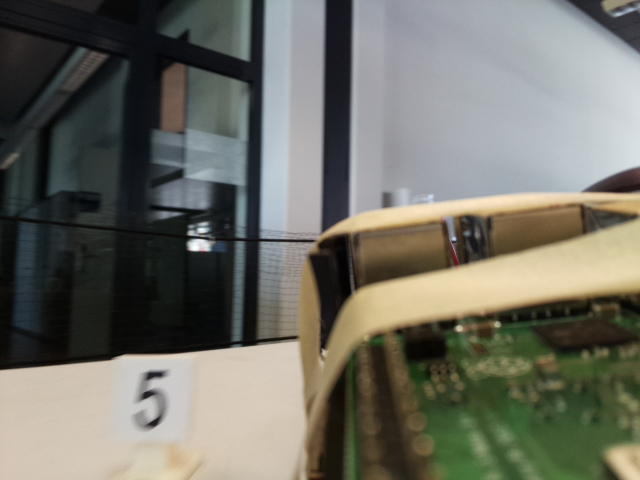
#> input picture Informatiker/Jupyter-Testskripts/images/test_run2/small/imageFromWeb_015.jpg, 640 x 480 px
$ jupyter execute detect_Signal_7_SharpeningKernel_Test-Run2_small_white.ipynb   (shell and % lines are left out)   (older library calls are emulated)
#> lines starting #> are read from the running program, lines starting #| are printed output that depends on the picture; after the words box and inside, x2 and y2 are one past the last pixel; in counts of white or black regions, pixels touching at a corner belong together
Idee:
Mit Hilfe verschiedener Kernels den Kontrast zwischen weissen Flächen zu erhöhen.

Ausgangssituation:
Wie bereits mit den schwarzen Signalen, konnte man auch hier mit den Sharpening-Kernels keine Verbesserung erreichen.

[cell 1]
import cv2
import numpy as np
import matplotlib.pyplot as plt

import matplotlib as mpl
# resolution of images in figure
mpl.rcParams['figure.dpi']= 200
# figure size in inches
mpl.rcParams["figure.figsize"] = [10,5]

img = cv2.imread('images/test_run2/small/imageFromWeb_015.jpg')
#> img is the input picture: shape (480, 640, 3); mean B, G, R 102.1, 111.4, 111.6
img = img[300:450,80:380]
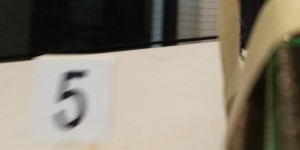
#> img: shape (150, 300, 3); mean B, G, R 113.3, 127.3, 135.2
hsv = cv2.cvtColor(img, cv2.COLOR_BGR2HSV)
#> hsv: shape (150, 300, 3); mean H, S, V 27.8, 51.8, 135.8
hsv_h,hsv_s,hsv_v = cv2.split(hsv)
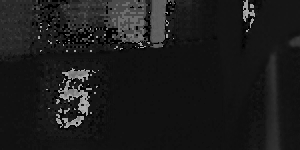
#> hsv_h: shape (150, 300); min 0, max 177, mean 27.8
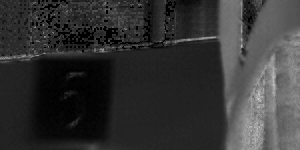
#> hsv_s: shape (150, 300); min 0, max 207, mean 51.8
height, width = hsv_v.shape
#> height = 150; width = 300
plt.imshow(hsv_v, cmap='gray')

[cell 2]
kernel = np.array([[1,1,1],[1,-7,1],[1,1,1]])
kernel1 = np.array([[0,-1,0],[-1,5,-1],[0,-1,0]])
kernel2 = np.array([[0,-1,0],[-1,9,-1],[0,-1,0]])
kernel3 = np.array([[-1,-1,-1],[-1,9,-1],[-1,-1,-1]])
kernel4 = np.array([[-1,-1,-1],[-1,12,-1],[-1,-1,-1]])
sharped = cv2.filter2D(hsv_v,-1,kernel)
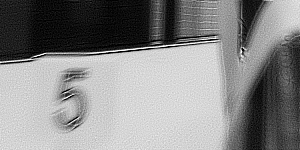
#> sharped: shape (150, 300); min 0, max 255, mean 136
sharped1 = cv2.filter2D(hsv_v,-1,kernel1)
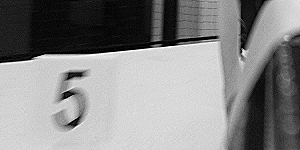
#> sharped1: shape (150, 300); min 0, max 255, mean 136
sharped2 = cv2.filter2D(hsv_v,-1,kernel2)
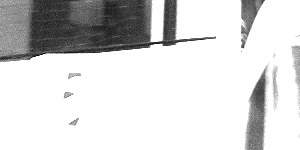
#> sharped2: shape (150, 300); min 0, max 255, mean 214.4
sharped3 = cv2.filter2D(hsv_v,-1,kernel3)
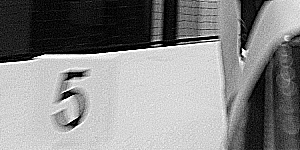
#> sharped3: shape (150, 300); min 0, max 255, mean 136.6
sharped4 = cv2.filter2D(hsv_v,-1,kernel4)
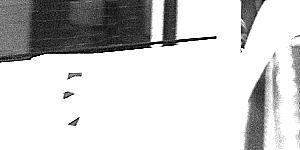
#> sharped4: shape (150, 300); min 0, max 255, mean 207
plt.subplot(5,1,1)
plt.imshow(sharped, cmap='gray')
plt.subplot(5,1,2)
plt.imshow(sharped1, cmap='gray')
plt.subplot(5,1,3)
plt.imshow(sharped2, cmap='gray')
plt.subplot(5,1,4)
plt.imshow(sharped3, cmap='gray')
plt.subplot(5,1,5)
plt.imshow(sharped4, cmap='gray')

[cell 3]
GAUSSIAN_SMOOTH_FILTER_SIZE = (5, 5)
ADAPTIVE_THRESH_BLOCK_SIZE = 11
ADAPTIVE_THRESH_WEIGHT = 7

imgBlurred = np.zeros((height, width, 1), np.uint8)

imgBlurred = cv2.GaussianBlur(sharped1, GAUSSIAN_SMOOTH_FILTER_SIZE, 0)
imgThresh = cv2.adaptiveThreshold(imgBlurred, 255, cv2.ADAPTIVE_THRESH_GAUSSIAN_C, cv2.THRESH_BINARY_INV, ADAPTIVE_THRESH_BLOCK_SIZE, ADAPTIVE_THRESH_WEIGHT)
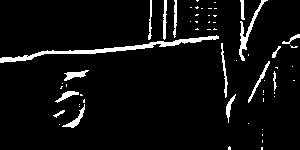
#> imgThresh: shape (150, 300); 5.7% white; 59 white regions (43 under 20 px)

plt.imshow(imgThresh, cmap='gray')

[cell 4]
# After finding edges we have to find contours
# Contour is a curve of points with no gaps in the curve
# It will help us to find location of shapes

# cv2.RETR_EXTERNAL is passed to find the outermost contours (because we want to outline the shapes)
# cv2.CHAIN_APPROX_SIMPLE is removing redundant points along a line
(_, cnts, _) = cv2.findContours(imgThresh, cv2.RETR_EXTERNAL, cv2.CHAIN_APPROX_SIMPLE)
#> cnts = 59 contours, 44 with area under 20; largest, box (x1, y1, x2, y2) and area: (0, 35, 219, 63) 675, (239, 0, 268, 61) 208, (64, 70, 89, 81) 100, (62, 104, 85, 128) 98, (248, 61, 270, 103) 82


'''
We are going to use contour approximation method to find vertices of
geometric shapes. The alogrithm  is also known as Ramer Douglas Peucker alogrithm.
In OpenCV it is implemented in cv2.approxPolyDP method.abs
detectShape() function below takes a contour as parameter and
then returns its shape
 '''


def detectShape(cnt):
    shape = 'unknown'
    # calculate perimeter using
    peri = cv2.arcLength(c, True)
    # apply contour approximation and store the result in vertices
    vertices = cv2.approxPolyDP(c, 0.04 * peri, True)

    # If the shape it triangle, it will have 3 vertices
    if len(vertices) == 3:
        shape = 'triangle'

    # if the shape has 4 vertices, it is either a square or
    # a rectangle
    elif len(vertices) == 4:
        # using the boundingRect method calculate the width and height
        # of enclosing rectange and then calculte aspect ratio

        x, y, width, height = cv2.boundingRect(vertices)
        aspectRatio = float(width) / height

        # a square will have an aspect ratio that is approximately
        # equal to one, otherwise, the shape is a rectangle
        if aspectRatio >= 0.95 and aspectRatio <= 1.05:
            shape = "square"
        else:
            shape = "rectangle"

    # if the shape is a pentagon, it will have 5 vertices
    elif len(vertices) == 5:
        shape = "pentagon"

    # otherwise, we assume the shape is a circle
    else:
        shape = "circle"

    # return the name of the shape
    return shape


# Now we will loop over every contour
# call detectShape() for it and
# write the name of shape in the center of image

# loop over the contours
for c in cnts:
    # compute the moment of contour
    M = cv2.moments(c)
    if(M['m00']!=0.0):
        # From moment we can calculte area, centroid etc
        # The center or centroid can be calculated as follows
        cX = int(M['m10'] / M['m00'])
        cY = int(M['m01'] / M['m00'])

        # call detectShape for contour c
        shape = detectShape(c)

        if((shape == "square" or shape == "rectangle")) :

            x,y,w,h = cv2.boundingRect(c)


            ratio = w/h

            # Outline the contours
            if(ratio > 0.75 and ratio < 1.25 and w > 10 and h > 10):
                cv2.drawContours(img, [c], -1, (0, 255, 0), 1)
                print(cX, cY, shape, x,y,w,h)
            else:
                cv2.drawContours(img, [c], -1, (255, 0, 0), 1)

            # Write the name of shape on the center of shapes
            #cv2.putText(ausschnitt_big, shape, (cX, cY), cv2.FONT_HERSHEY_SIMPLEX, 0.5, (255, 0, 0), 2)

            # show the output image
            plt.imshow(img)
#> this loop made 59 passes
#> (c, cX, cY, shape, peri in detectShape, vertices in detectShape) on pass 40: ([[197, 28], [196, 29], [195, 29], [198, 29]], 197, 28, 'rectangle', 6.83, [[198, 29], [197, 28], [196, 29], [195, 29]])
#> (cX, cY, shape, peri in detectShape, vertices in detectShape, width in detectShape) on passes 1, 10, 12, 17, 28, 43: (261, 148, 'rectangle', 6, [[261, 147], [261, 149], [262, 149], [262, 147]], 2), (75, 119, 'square', 76.18, [[84, 104], [78, 117], [62, 126], [76, 125]], 23), (83, 100, 'rectangle', 7.41, [[84, 99], [83, 100], [83, 102], [84, 102]], 2), (80, 94, 'rectangle', 5.41, [[80, 94], [80, 95], [82, 95], [81, 94]], 3), (276, 67, 'rectangle', 5.41, [[275, 67], [276, 67], [277, 68], [277, 67]], 3), (196, 21, 'rectangle', 5.41, [[195, 21], [196, 22], [197, 22], [197, 21]], 3)
#| 75 119 square 62 104 23 24
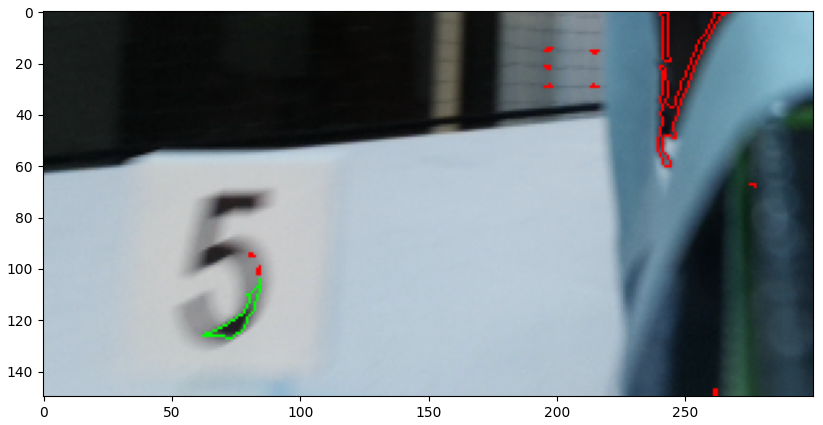
#> figure drawn by matplotlib, 1 panel; B, G, R data is drawn as R, G, B

$ run again, with Informatiker/Jupyter-Testskripts/images/test_run2/small/imageFromWeb_000.jpg copied over Informatiker/Jupyter-Testskripts/images/test_run2/small/imageFromWeb_015.jpg
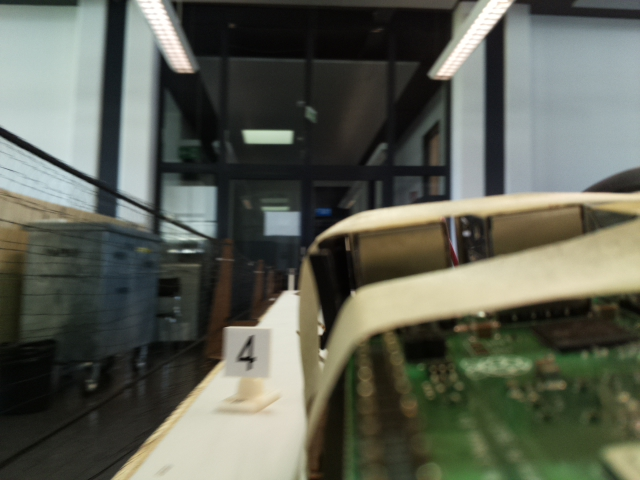
#> input picture Informatiker/Jupyter-Testskripts/images/test_run2/small/imageFromWeb_000.jpg, 640 x 480 px
#> img is the input picture: shape (480, 640, 3); mean B, G, R 85.1, 96.4, 93.2
#> hsv: shape (150, 300, 3); mean H, S, V 34.5, 58, 108.5
#> `imgThresh = cv2.adaptiveThreshold(imgBlurred, 255, cv2.ADAPTIVE_THRESH..`:
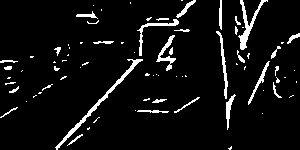
#> imgThresh: shape (150, 300); 6.4% white; 80 white regions (50 under 20 px)
#> cnts = 80 contours, 61 with area under 20; largest, box (x1, y1, x2, y2) and area: (55, 59, 143, 150) 346, (238, 0, 268, 50) 252, (156, 35, 176, 71) 140, (137, 19, 179, 56) 135, (216, 31, 228, 99) 124
#> the loop `for c in cnts:` made 80 passes
#> (c, cX, cY, shape, peri in detectShape, vertices in detectShape) on pass 48: ([[30, 56], [30, 57], [32, 57], [33, 56]], 31, 56, 'rectangle', 7.41, [[30, 57], [32, 57], [33, 56], [30, 56]])
#> (printed output is left out)
#> `[cell 4] # After finding edges we have to find contours # Contour is a..`:
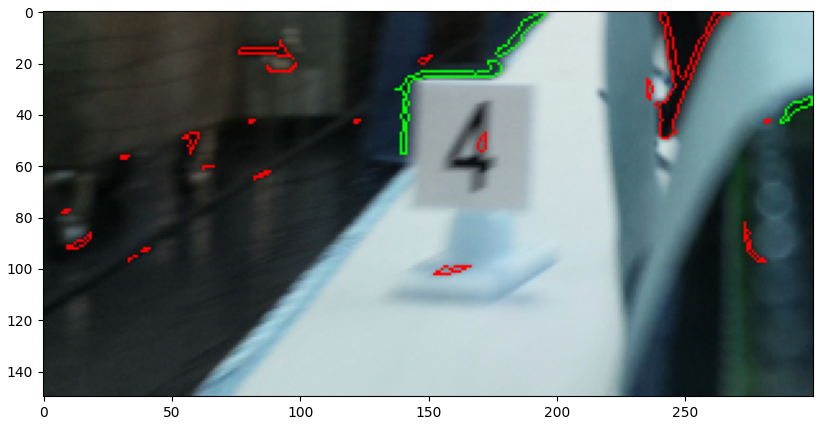
#> figure drawn by matplotlib, 1 panel; B, G, R data is drawn as R, G, B

$ run again, with Informatiker/Jupyter-Testskripts/images/test_run2/small/imageFromWeb_035.jpg copied over Informatiker/Jupyter-Testskripts/images/test_run2/small/imageFromWeb_015.jpg
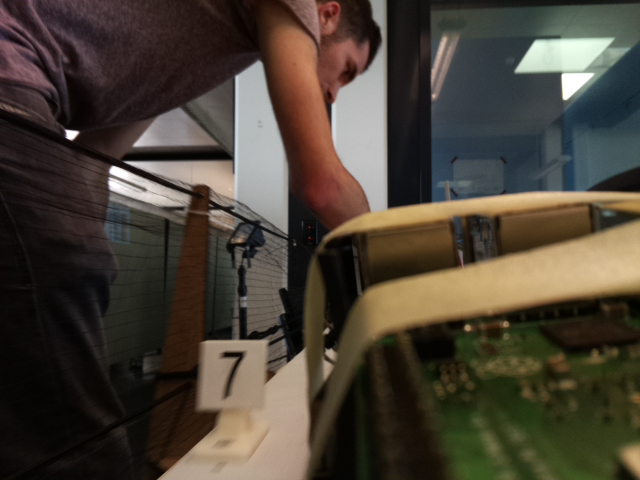
#> input picture Informatiker/Jupyter-Testskripts/images/test_run2/small/imageFromWeb_035.jpg, 640 x 480 px
#> img is the input picture: shape (480, 640, 3); mean B, G, R 54.4, 65.5, 73.6
#> hsv: shape (150, 300, 3); mean H, S, V 22.2, 105.1, 70.1
#> imgThresh: shape (150, 300); 6.9% white; 78 white regions (63 under 20 px)
#> cnts = 78 contours, 67 with area under 20; largest, box (x1, y1, x2, y2) and area: (158, 0, 225, 85) 798, (140, 51, 166, 100) 226, (235, 23, 258, 101) 226, (227, 50, 235, 150) 224, (108, 109, 142, 150) 144
#> the loop `for c in cnts:` made 78 passes
#> (c, cX, cY, shape, peri in detectShape, vertices in detectShape) on passes 3, 21, 30: ([[105, 139], [104, 140], [105, 140], [106, 139]], 105, 139, 'rectangle', 4.83, [[106, 139], [105, 139], [104, 140], [105, 140]]), ([[32, 65], [31, 66], [32, 66], [33, 65]], 32, 65, 'rectangle', 4.83, [[33, 65], [32, 65], [31, 66], [32, 66]]), ([[194, 51], [193, 52], [194, 52], [195, 51]], 194, 51, 'rectangle', 4.83, [[195, 51], [194, 51], [193, 52], [194, 52]])
#> `[cell 4] # After finding edges we have to find contours # Contour is a..`:
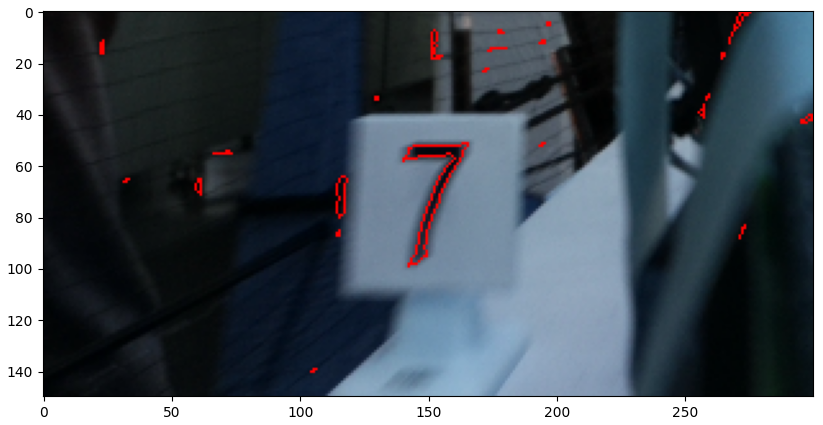
#> figure drawn by matplotlib, 1 panel; B, G, R data is drawn as R, G, B
